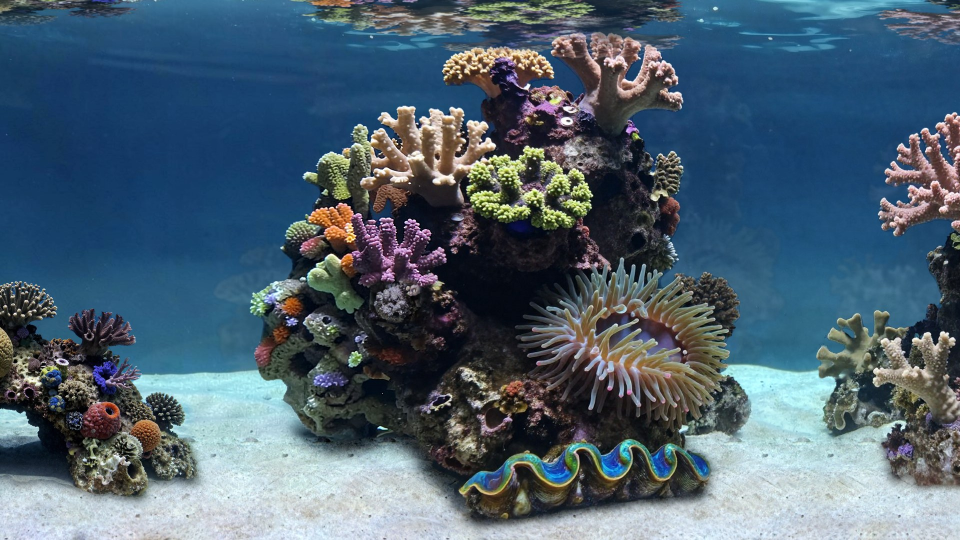
#> input picture app/images/wide_bg0.jpg, 1920 x 1080 px (shown at 1/2 size); its folder holds 2 pictures in this run
$ python create_surface.py
#> lines starting #> are read from the running program, lines starting #| are printed output that depends on the picture
"""Bake a seamless ripple cycle from the tank's own waterline."""
from pathlib import Path

import numpy as np
from PIL import Image

ROOT = Path(__file__).resolve().parents[1]
HEIGHT = 96
FRAMES = 24
tiles = []
for i in (0, 1):
    image = Image.open(ROOT / f"app/images/wide_bg{i}.jpg")
#> image is the input picture: PIL image 1920x1080 RGB; mean R, G, B 76.5, 96.9, 112.3
    tiles.append(np.array(image.crop((0, 0, image.width, HEIGHT+5))))
water = np.concatenate(tiles, axis=1)
width = water.shape[1]
#> width = 3400
atlas = Image.new("RGB", (width//2, HEIGHT//2 * FRAMES))
#> atlas: PIL image 1700x1152 RGB; every value is 0
y, x = np.mgrid[:HEIGHT, :width]
falloff = np.clip((HEIGHT-1-y)/40, 0, 1)
falloff *= falloff * (3-2*falloff)
for i in range(FRAMES):
    phase = 2*np.pi*i/FRAMES
    wave = x/107 + y/7 - phase
    swell = x/248 - y/13 + phase
    sx = np.clip(x + falloff*(5.4*np.sin(wave) + 3*np.sin(swell)), 0, width-1)
    sy = np.clip(y + falloff*(2.1*np.sin(x/83+y/22-phase) + 1.2*np.cos(swell*2)), 0, HEIGHT+3)
    # Bilinear sampling retains highlight detail between consecutive poses.
    x0, y0 = sx.astype(int), sy.astype(int)
    x1 = np.minimum(x0+1, width-1)
    fx, fy = (sx-x0)[..., None], (sy-y0)[..., None]
    pixels = ((1-fy)*((1-fx)*water[y0,x0]+fx*water[y0,x1])
              + fy*((1-fx)*water[y0+1,x0]+fx*water[y0+1,x1]))
    frame = Image.fromarray(pixels.round().astype('uint8')).resize(
        (width//2, HEIGHT//2), Image.Resampling.LANCZOS)
    atlas.paste(frame, (0, i*(HEIGHT//2)))
#> this loop made 24 passes
#> pass 1, `frame = Image.fromarray(pixels.round().astype('uint8')).resize( (width..`:
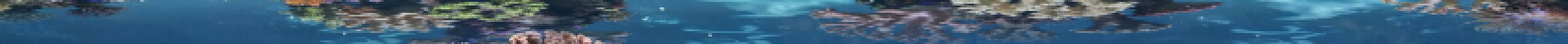
#> frame: PIL image 1700x48 RGB (shown at 1/2 size); mean R, G, B 62, 94.9, 119.6
#> pass 3, `frame = Image.fromarray(pixels.round().astype('uint8')).resize( (width..`:
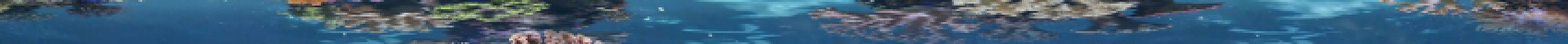
#> frame: PIL image 1700x48 RGB (shown at 1/2 size); mean R, G, B 62.2, 95.1, 119.9
#> after the loop:
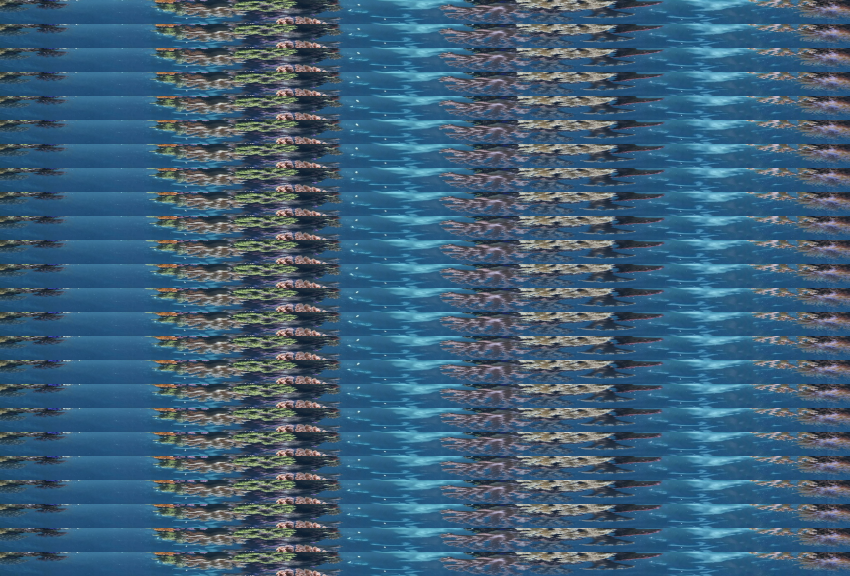
#> atlas: PIL image 1700x1152 RGB (shown at 1/2 size); mean R, G, B 62.4, 95.2, 119.9
atlas.save(ROOT / "authoring/surface_ripple.jpg", quality=92, subsampling=0)
